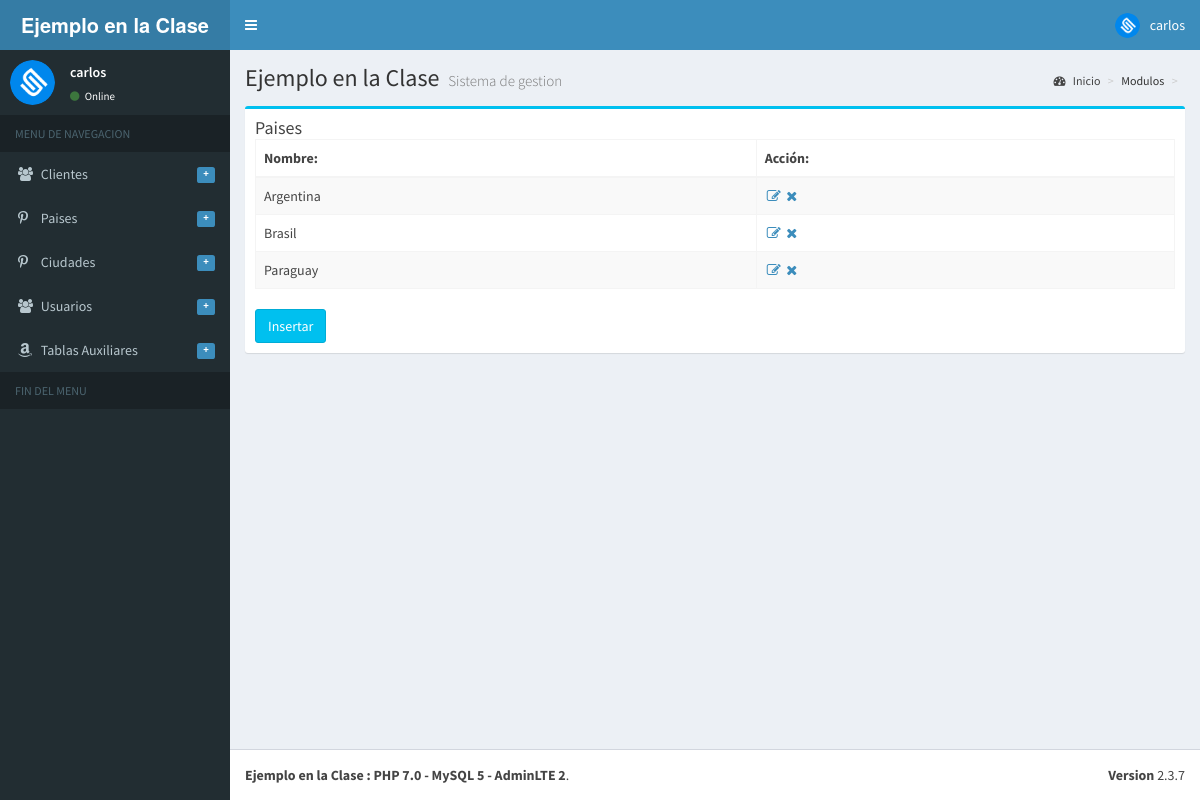
The app's page /paises.php (signed in) with its own data.
### tables this page shows
CREATE TABLE `Paises` (
  `Id` int(11) NOT NULL AUTO_INCREMENT,
  `Nombre` varchar(40) NOT NULL,
  PRIMARY KEY (`Id`)
);

### paises.php (the view, shortened to what this page needs)
<?php
include "menu.php";
print "<h3 class='box-title'>Paises</h3>
<table id='example1' class='table table-bordered table-striped'>
<thead>";
$sql1 = "select * from Paises;";
$resultado1 = $db->query($sql1);
print "<tr><th>Nombre:</th>
<th>Acción:</th></tr></thead><tbody>";
while($fila1 = $resultado1->fetch_assoc())
{
print "<tr><td>$fila1[Nombre]</td><td><a href=editarpais.php?Id=$fila1[Id]
class='fa fa-fw fa-edit'><a href=eliminarpais.php?Id=$fila1[Id]
class='fa fa-fw fa-remove'></td></tr>";
}
print "</tbody></table>";
print "<a class='btn btn-info' href=insertarpais.php>Insertar</a>";
include "pie.php";
?>

### records on screen
paises: Nombre "Argentina"
paises: Nombre "Brasil"
paises: Nombre "Paraguay"

### other values on screen
$titulo "Ejemplo en la Clase"
$_SESSION['Usuario'] "carlos"
